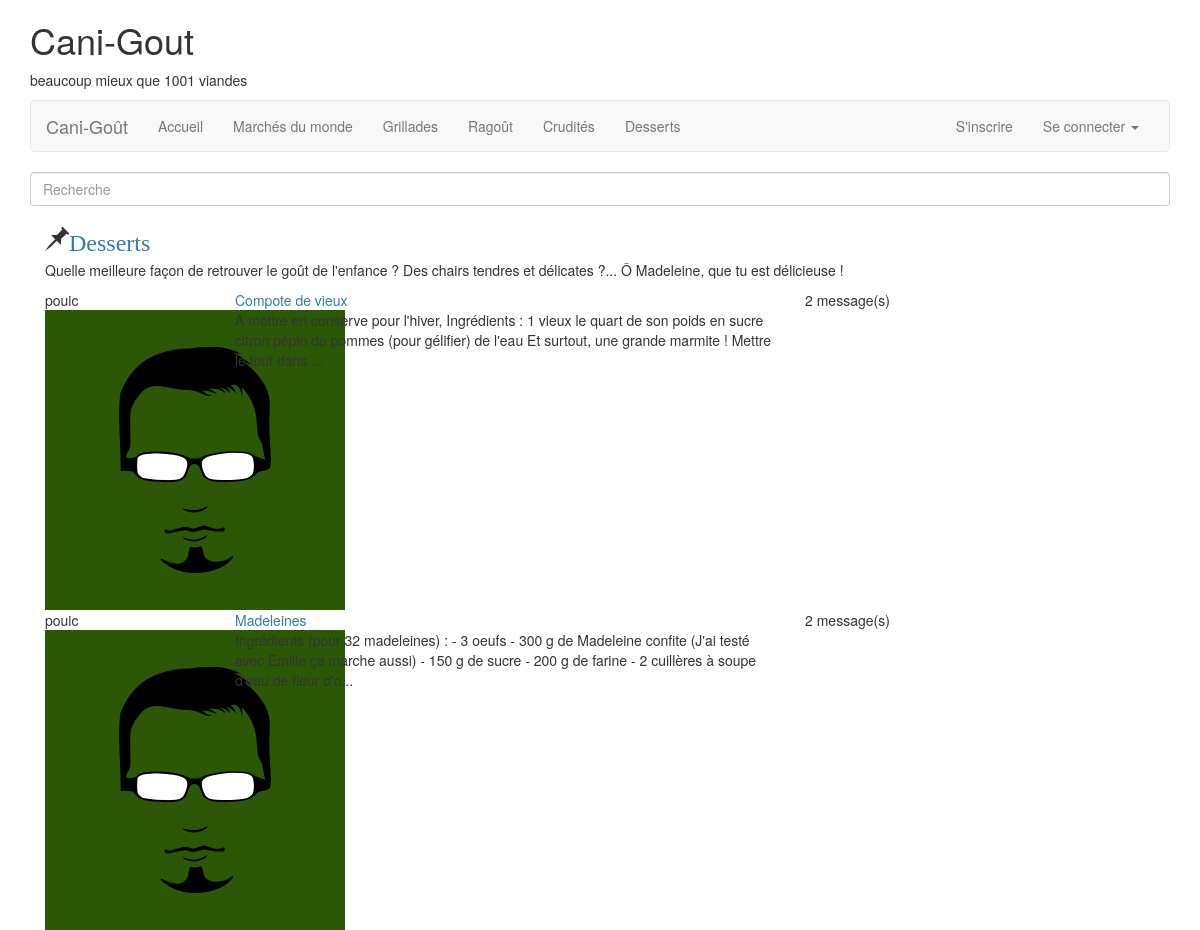
The page /category/Desserts on the database its author committed.
### tables this page shows
CREATE TABLE IF NOT EXISTS `category` (
  `id` int(11) NOT NULL AUTO_INCREMENT,
  `name` varchar(512) NOT NULL,
  `description` varchar(4096) NOT NULL,
  PRIMARY KEY (`id`),
  UNIQUE KEY `name` (`name`)
);

CREATE TABLE IF NOT EXISTS `topic` (
  `id` int(11) NOT NULL AUTO_INCREMENT,
  `name` varchar(1024) NOT NULL,
  `id_category` int(11) NOT NULL,
  `id_user` int(11) NOT NULL,
  PRIMARY KEY (`id`),
  KEY `id_category` (`id_category`),
  KEY `id_user` (`id_user`)
);

CREATE TABLE IF NOT EXISTS `user` (
  `id` int(11) NOT NULL AUTO_INCREMENT,
  `login` varchar(256) NOT NULL,
  `email` varchar(512) NOT NULL,
  `password` varchar(512) NOT NULL,
  `avatar` varchar(1024) NOT NULL DEFAULT 'avatar00.jpg',
  `birthdate` date NOT NULL DEFAULT '0000-00-00',
  `description` varchar(1024) NOT NULL,
  `id_permission` int(11) NOT NULL DEFAULT '3',
  `date_register` timestamp NOT NULL DEFAULT CURRENT_TIMESTAMP,
  `log_tchat_date` timestamp NOT NULL DEFAULT '2000-12-31 23:00:00',
  PRIMARY KEY (`id`),
  UNIQUE KEY `login` (`login`,`email`),
  KEY `id_permission` (`id_permission`)
);

CREATE TABLE IF NOT EXISTS `post` (
  `id` int(11) NOT NULL AUTO_INCREMENT,
  `title` varchar(1024) NOT NULL,
  `content` varchar(8192) NOT NULL,
  `id_topic` int(11) NOT NULL,
  `id_user` int(11) NOT NULL,
  `reported` int(11) NOT NULL DEFAULT '0',
  `deleted` int(11) NOT NULL DEFAULT '0',
  PRIMARY KEY (`id`),
  KEY `id_user` (`id_user`),
  KEY `id_topic` (`id_topic`)
);

### models/CategoryManager.class.php (called while the page is built, shortened)
<?php
class CategoryManager
{
	private $link;
	public function __construct($link){
		$this->link = $link;
	}
	public function selectByName($category_name){
		$request = "SELECT * FROM category WHERE name='".$category_name."'";
		$res = mysqli_query($this->link, $request);
		if($res){
			$category = mysqli_fetch_object($res, 'Category', array($this->link));
			return $category;
		}else{
			throw new Exception("Erreur : Votre requête n'a pas abouti.");
		}
	}
	public function selectAll(){
		$request = "SELECT * FROM category";
		$res = mysqli_query($this->link, $request);
		if($res){
			$resultat = array();
			while ($category = mysqli_fetch_object($res, 'Category', array($this->link)))
			{
				$resultat[] = $category;
			}
			return $resultat;
		}else{
			throw new Exception("Erreur : Votre requête n'a pas abouti.");
		}
	}
}
?>

### apps/navbar.php (called while the page is built, shortened)
<?php
require('views/navbar.phtml');
?>

### apps/header.php (called while the page is built)
<?php
require('views/header.phtml');
?>

### apps/skel.php (called while the page is built)
<?php
require('./views/skel.phtml');
?>

### models/Category.class.php (called while the page is built, shortened)
<?php
class Category{
	private $id;
	private $name;
	private $description;
	private $link;
	public function __construct($link)
	{
		$this->link = $link;
	}
	public function getName(){
		return $this->name;
	}
	public function getDescription(){
		return $this->description;
	}
	public function selectAll()
		{
			$request="SELECT * FROM topic WHERE id_category='".$this->id."'";
			$res=mysqli_query($this->link, $request);
			if($res)
			{
				$listTopic=array();
				while($topic=mysqli_fetch_object($res, 'Topic', array($this->link)))
				{
					$listTopic[]=$topic;
				}
				return $listTopic;
			}
			else
			{
				throw new Exception("Erreur : Votre requête n'a pas abouti.");
			}
		}
}
?>

### apps/category.php (called while the page is built, shortened)
<?php
$manager = new CategoryManager($link);
$category = $manager->selectByName(str_replace('_', ' ',$_GET['category']));
require('views/listCat.phtml');
?>

### apps/content.php (called while the page is built)
<?php
require('./views/content.phtml');
?>

### models/Topic.class.php (called while the page is built, shortened)
<?php
class Topic{
private $id;
private $name;
private $id_user;
private $link;
public function __construct($link)
{
	$this->link=$link;
}
	public function getName()
	{
		return $this->name;
	}
	public function selectFirst()
	{
		$request="SELECT * FROM post WHERE id_topic='".$this->id."' LIMIT 1";
		$res=mysqli_query($this->link, $request);
		if($res)
		{
			$post=mysqli_fetch_object($res, 'Post', array($this->link));
		return $post;
		}
		else
		{
			throw new Exception('aucun post');
		}
	}
	public function getAuthor()
	{
		$manager = new UserManager($this->link);
		$author = $manager->selectById($this->id_user);
		return $author;
	}
	public function countPost(){
		$request="SELECT COUNT(*) FROM post WHERE id_topic=".$this->id."";
		$result=mysqli_query($this->link, $request);
		$post=mysqli_fetch_array($result);
		if($result==null){
			throw new Exception("Erreur : oups.");
		}
		else{
			$count=$post['COUNT(*)'];
			return $count;
		}
	}
}
?>

### models/UserManager.class.php (called while the page is built, shortened)
<?php
class UserManager
{
	private $link;
	public function __construct($link)
	{
		$this->link = $link;
	}
	public function selectById($id)
	{
		$request = "SELECT * FROM user WHERE id='".intval($id)."'";
		$res = mysqli_query($this->link, $request);
		$user = mysqli_fetch_object($res, 'User', array($this->link));
		if($user==null)
		{
			throw new Exception("Erreur : Cet identifiant n'existe pas.");
		}
		else
		{
			return $user;
		}
	}
}
?>

### models/User.class.php (called while the page is built, shortened)
<?php
class User{
	private $login;
	private $avatar;
	public function getLogin(){
		return $this->login;
	}
	public function getAvatar(){
		return $this->avatar;
	}
}
?>

### models/Post.class.php (called while the page is built, shortened)
<?php
class Post
{
	private $content;
	public function getContent()
	{
		return $this->content;
	}
}
?>

### views/navbar-category.phtml (the view)
<li><a href="category/<?=htmlentities(str_replace(' ', '_', $category->getName()))?>"><?=ucfirst(htmlentities($category->getName()))?></a></li>

### apps/display-navbar-categories.php
<?php
$manager = new CategoryManager($link);
try
{
	$categories = $manager-> selectAll();
	$i=0;
	while($i < count($categories))
	{
		$category = $categories[$i];
		require('views/navbar-category.phtml');
		$i++;
	}
}
catch(Exception $exception)
{
 header('Location:error');
}
?>

### views/listCat.phtml (shortened to what this page needs)
<?php
if(isset($_GET['category']))
require('apps/search.php'); ?>
<div class="row forum">
	<div class="col-xs-12">
		<h3 class="glyphicon glyphicon-pushpin"><a href="category/<?=htmlentities(str_replace(' ', '_', $category->getName()))?>"><?=$category->getName()?></a></h3>
		<p><?=htmlentities($category->getDescription())?></p>
		<div class="searchResult">
			<?php require ('apps/display-listTopics.php');?>
		</div>
	</div>
</div>

### apps/display-listTopics.php
<?php
if (isset($_GET['search']) && $_GET['search']!=="")
{
	$search = $_GET['search'];
	$catManager = new CategoryManager($link);
		try
		{
		$category_name=str_replace('_', ' ', $_GET['category']);
		$category=$catManager->selectByName($category_name);
		$id_category=$category->getId();
		$found=$category->searchCatTopics($id_category,$search);
			$i=0;
				while($i<count($found))
			{
				$topic=$found[$i];
				if(!isset($_SESSION['login']))
				{
					$author=htmlentities(ucfirst($topic->getAuthor()->getLogin()));
				}
				else
				{
					$postauthor=htmlentities($topic->getAuthor()->getLogin());
					$authorprofil="<a href=\"profil/".$postauthor."\">";
					$author=$authorprofil.ucfirst($postauthor)."</a>";
				}
				require('views/listTopic.phtml');
			$i++;
			}
			exit;
		}
		catch(Exception $e)
		{
			$error=$e->getMessage();
		}
}
else
{
	$listTopics=$category->selectAll();
	foreach($listTopics as $topic)
	{
		if(!isset($_SESSION['login']))
		{
			$author=htmlentities($topic->getAuthor()->getLogin());
		}
		else
		{
			$postauthor=htmlentities($topic->getAuthor()->getLogin());
			$authorprofil="<a href=\"profil/".$postauthor."\">";
			$author=$authorprofil.ucfirst($postauthor)."</a>";
		}
		require('views/listTopic.phtml');
	}
}
?>

### views/listTopic.phtml
<div class="row forum">
	<div class="col-lg-2 col-md-2 col-sm-2 col-xs-12 autor">
		<div><?=$author?></div>
		<img src="public/img/<?=htmlentities($topic->getAuthor()->getAvatar())?>" alt="">
	</div>
	<div class="col-lg-6 col-md-6 col-sm-6 col-xs-12 rules">
		<a href="<?=htmlentities(str_replace(' ', '_', ($category->getName()).'/'.$topic->getName()))?>">
			<?=htmlentities($topic->getName())?>
		</a>
		<div class="message">
			<?=htmlentities(substr($topic->selectFirst()->getContent(), 0, 200))."..."; ?>
		</div>
	</div>
	<div class="col-lg-4 col-md-4 col-sm-4 col-xs-12 infolastpost">
		<?= $topic->countPost(); ?> message(s)
	</div>
</div>

### rows shown on the page
category: name "Marchés du monde"
category: name "Grillades"
category: name "Ragoût"
category: name "Crudités"
category: name "Desserts", description "Quelle meilleure façon de retrouver le goût de l'enfance ? Des chairs tendres et délicates ?... Ô Madeleine, que tu est délicieuse !"
topic: id_user.login "pouic", id_user.avatar (picture), name "Compote de vieux", post.content "A mettre en conserve pour l'hiver, Ingrédients : 1 vieux le quart de son poids en sucre citron pépin de pommes (pour gélifier) de l'eau Et surtout, une grande marmite ! Mettre le tout dans", countPost "2"
topic: id_user.login "pouic", id_user.avatar (picture), name "Madeleines", post.content "Ingrédients (pour 32 madeleines) : - 3 oeufs - 300 g de Madeleine confite (J'ai testé avec Emilie ça marche aussi) - 150 g de sucre - 200 g de farine - 2 cuillères à soupe d'eau de fleur d'o", countPost "2"
